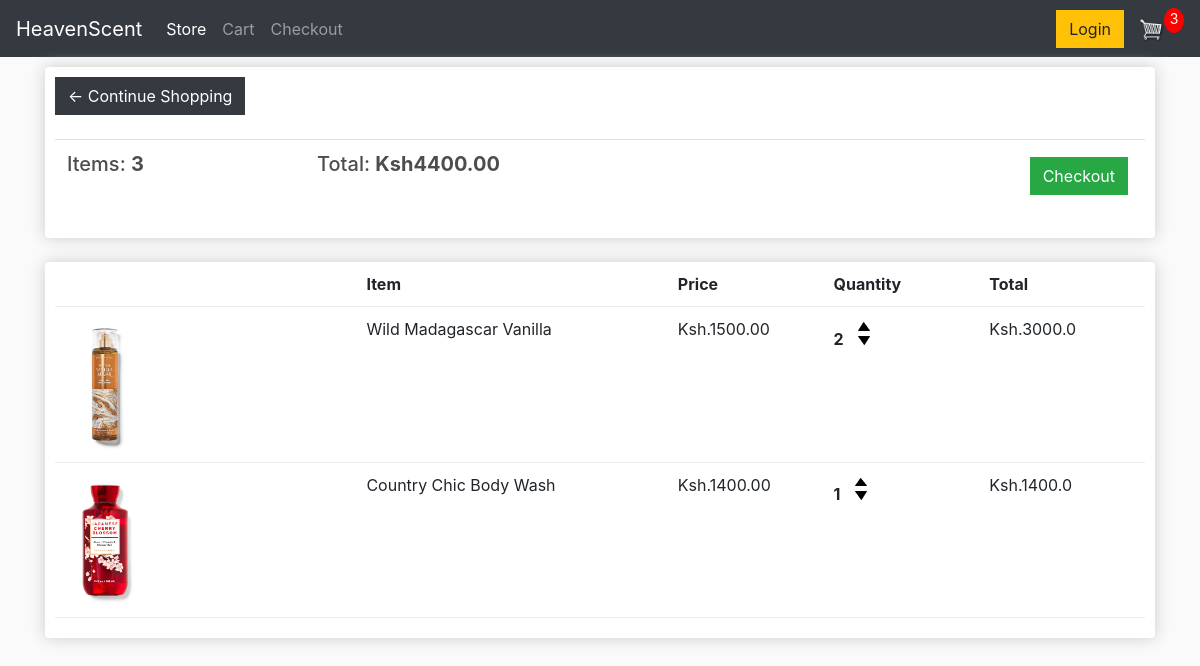
The page /cart/ (signed in) on the database as committed earlier.
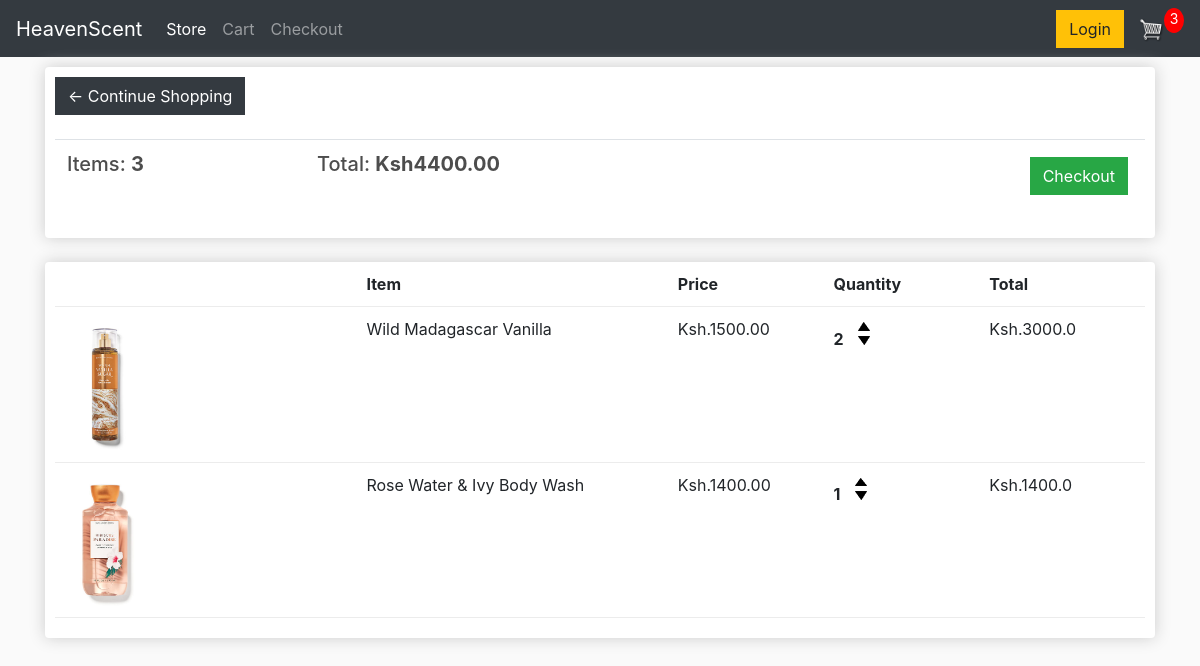
The same page on the database as committed later.
### store/models.py (models this page shows, shortened)
class OrderItem(models.Model):
    product = models.ForeignKey(Product, on_delete=models.SET_NULL, null=True)
    order = models.ForeignKey(Order, on_delete=models.SET_NULL, null=True)
    quantity = models.IntegerField(default=0, null=True, blank=True)
    date_added = models.DateTimeField(auto_now_add=True)
    @property
    def get_total(self):
        total = self.product.price * self.quantity
        return total

class Product(models.Model):
    name = models.CharField(max_length=200, null=True)
    price = models.FloatField()
    digital = models.BooleanField(default=False, null=True, blank=False)
    image = models.ImageField(null=True, blank=True)
    @property
    def imageURL(self):
        try:
            url = self.image.url
        except:
            url = ''
        return url

### store/views.py (the view)
# urls.py: path('cart/', views.cart, name="cart"),
def cart(request):
    if request.user.is_authenticated:
        customer = request.user.customer
        order, created = Order.objects.get_or_create(customer=customer, complete=False)
        items = order.orderitem_set.all()
        cartItems = order.get_cart_items
    else:
        items = []
        order = {'get_cart_total':0, 'get_cart_items':0}
        cartItems = order['get_cart_items']
    context = {'items': items, 'order': order, 'cartItems': cartItems}
    return render(request, 'store/cart.html', context)

### store/models.py (called while the page is built)
    @property
    def get_cart_total(self):
        orderitems = self.orderitem_set.all()
        total = sum([item.get_total for item in orderitems])
        return total

    def get_cart_items(self):
        orderitems = self.orderitem_set.all()
        total = sum([item.quantity for item in orderitems])
        return total

### store/templates/store/cart.html
{% extends 'store/main.html' %} {% load static %} {% block content %}
<div class="row">
    <div class="col-lg-12">
        <div class="box-element">
            <a class="btn btn-dark" href="{% url 'store' %}">&#x2190;
                Continue Shopping</a>
            <br>
            <br>
            <table class="table">
                <tr>
                    <th>
                        <h5>Items: <strong>{{order.get_cart_items}}</strong></h5>
                    </th>
                    <th>
                        <h5>Total: <strong>Ksh{{order.get_cart_total|floatformat:2}}</strong></h5>
                    </th>
                    <th>
                        <a style="float: right; margin: 5px;" class="btn btn-success" href="{% url 'checkout' %}">Checkout</a>
                    </th>
                </tr>
            </table>
        </div>
        <br>
        <div class="box-element">
            <div class="cart-row">
                <div style="flex:2;"></div>
                <div style="flex:2;"><strong>Item</strong></div>
                <div style="flex:1;"><strong>Price</strong></div>
                <div style="flex:1;"><strong>Quantity</strong></div>
                <div style="flex:1;"><strong>Total</strong></div>
            </div>
            {% for item in items %}
            <div class="cart-row">
                <div style="flex:2;"><img class="row-image" src="{{item.product.imageURL}}" alt=""></div>
                <div style="flex:2;">{{item.product.name}}</div>
                <div style="flex:1;">Ksh.{{item.product.price|floatformat:2}}</div>
                <div style="flex:1;">
                    <p class="quantity">{{item.quantity}}</p>
                    <div class="quantity">
                        <img class="chg-quantity" src="{% static 'images/arrow-up.png'%}" alt="">
                        <img class="chg-quantity" src="{% static 'images/arrow-down.png'%}" alt="">
                    </div>
                </div>
                <div style="flex:1;">Ksh.{{item.get_total}}</div>
            </div>
            {% endfor %}
        </div>
    </div>
</div>{% endblock content %}

Rows that differ between the two databases and show on the page:
removed OrderItem: product.imageURL (picture), product.name "Country Chic Body Wash", product.price "1400.00", quantity "1", get_total "1400.0"
added OrderItem: product.imageURL (picture), product.name "Rose Water & Ivy Body Wash", product.price "1400.00", quantity "1", get_total "1400.0"
